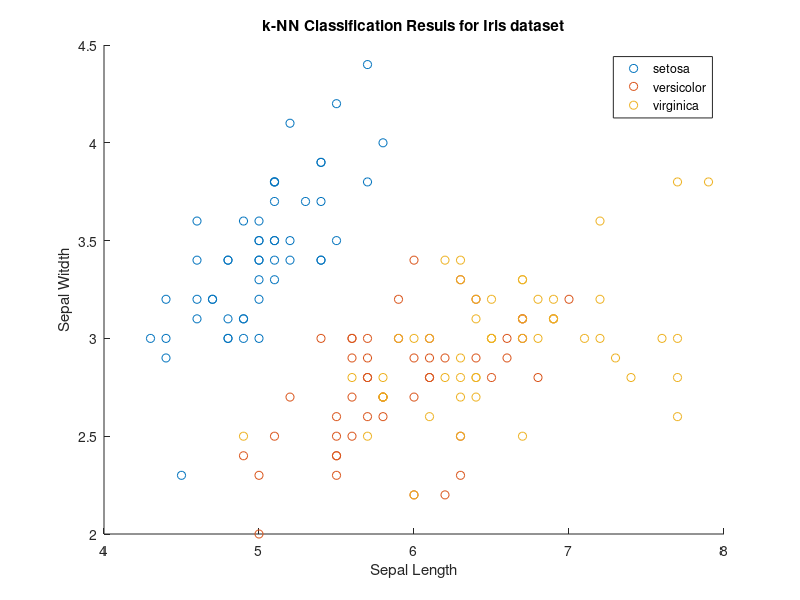

This chart was generated by the following MATLAB code:
clear all
close all

%% k-nearest neighbor classifier for Fisher's iris data 
load fisheriris % Load Fisher's iris data.
X = meas; Y = species;

% obtain knn classiication model for k=7 (# of nearest neighbors).
knn_mdl = fitcknn(X,Y,'NumNeighbors',7,'Standardize',1);

% knn_mdl is a ClassificationKNN classifier. 
knn_mdl.ClassNames %To access the properties of the model

%	Prediction for new data points
xnew = [5.55 4 3 1; 5.25 2.5 3.75 1.2]; % predict for two new data points 
label = predict(knn_mdl,xnew);

% plot
figure(1)
gscatter(X(:,1), X(:,2), Y);
xlabel('Sepal Length')
ylabel('Sepal Witdth')
title('k-NN Classification Resuls for Iris dataset')
